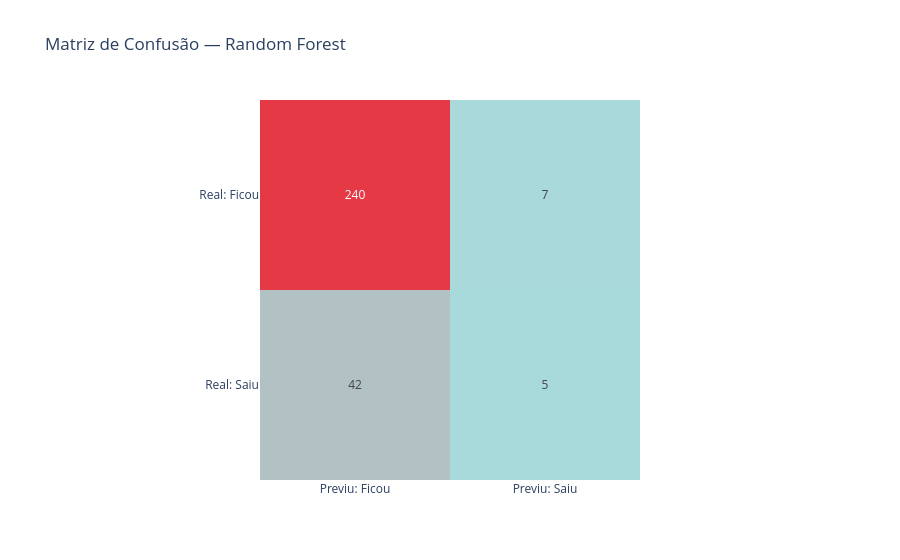

Notebook source saved alongside this figure:
### Code cell
# Matriz de confusão
cm = confusion_matrix(y_teste, y_pred)
labels = ['Ficou (Real)', 'Saiu (Real)']

fig = px.imshow(
    cm,
    x=['Previu: Ficou', 'Previu: Saiu'],
    y=['Real: Ficou', 'Real: Saiu'],
    color_continuous_scale=['#A8DADC', '#E63946'],
    text_auto=True,
    title='Matriz de Confusão — Random Forest'
)
fig.update_layout(coloraxis_showscale=False)
fig.show()

### Figure 1 — Plotly figure (JSON) as saved in the notebook; plotly's stock layout.template omitted (floating-point values rounded to 4 significant figures)
{"data": [{"coloraxis": "coloraxis", "hovertemplate": "x: %{x}<br>y: %{y}<br>color: %{z}<extra></extra>", "name": "0", "texttemplate": "%{z}", "type": "heatmap", "x": ["Previu: Ficou", "Previu: Saiu"], "xaxis": "x", "y": ["Real: Ficou", "Real: Saiu"], "yaxis": "y", "z": [[240, 7], [42, 5]]}], "layout": {"coloraxis": {"colorscale": [[0.0, "#A8DADC"], [1.0, "#E63946"]], "showscale": false}, "title": {"text": "Matriz de Confusão — Random Forest"}, "xaxis": {"anchor": "y", "constrain": "domain", "domain": [0.0, 1.0], "scaleanchor": "y"}, "yaxis": {"anchor": "x", "autorange": "reversed", "constrain": "domain", "domain": [0.0, 1.0]}}}
